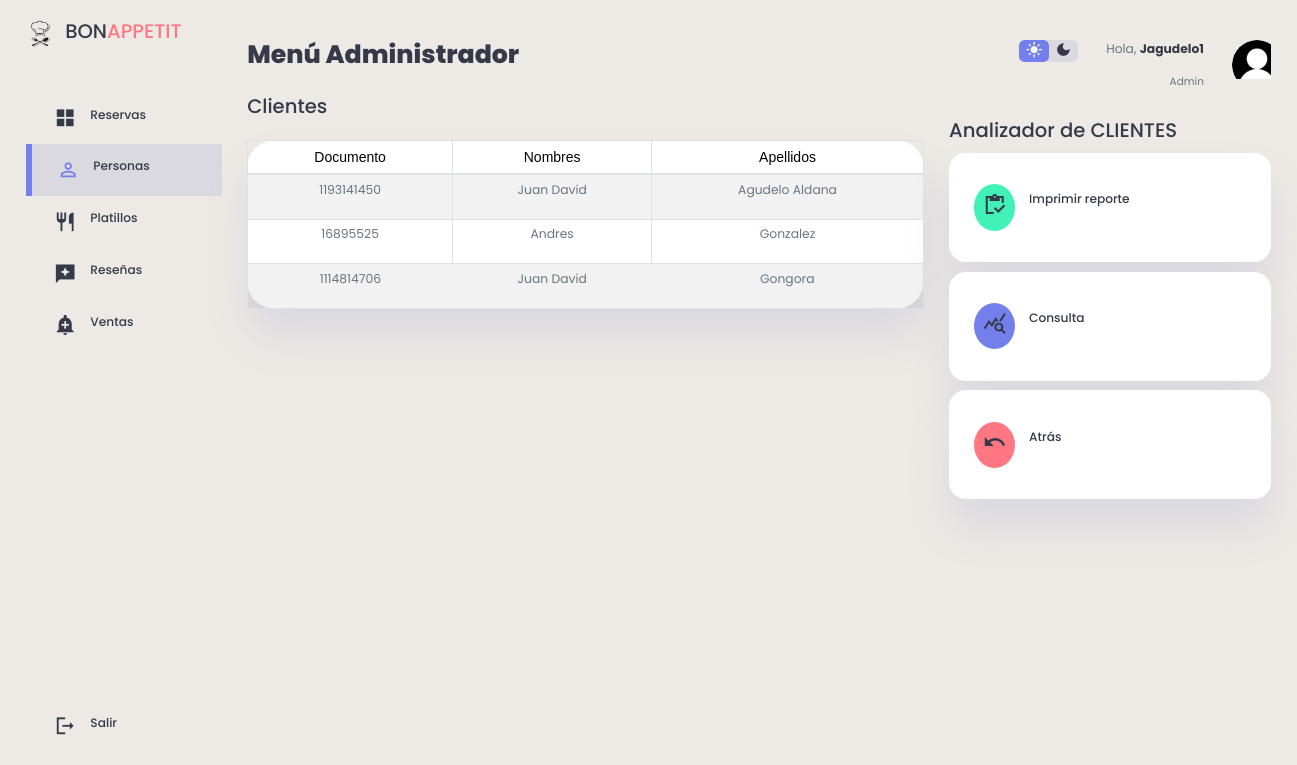
The app's page /clientes/nombres.php (signed in) with its own data.
### tables this page shows
CREATE TABLE `clientes` (
  `id_cliente` int(11) NOT NULL,
  `Documento` int(11) NOT NULL,
  `Nombres` varchar(100) DEFAULT NULL,
  `Apellidos` varchar(100) DEFAULT NULL,
  `Correo_Electronico` varchar(300) DEFAULT NULL,
  `Celular` varchar(11) NOT NULL,
  `Fecha` date DEFAULT NULL,
  `Usuario` varchar(100) DEFAULT NULL,
  `Contrasena` varchar(400) DEFAULT NULL,
  `Foto` mediumblob DEFAULT NULL,
  `id_rol` int(11) NOT NULL DEFAULT 2
);

### clientes/nombres.php (the view, shortened to what this page needs)
<?php
    include("../db/conexion.php");
    $datos= "SELECT * FROM clientes";
?>
<!DOCTYPE html>
<html lang="en">
<head>
    <link rel="stylesheet" href="https://cdnjs.cloudflare.com/ajax/libs/twitter-bootstrap/4.1.3/css/bootstrap.css">
    <link rel="stylesheet" href="https://cdn.datatables.net/1.10.20/css/dataTables.bootstrap4.min.css">
    <link href="https://cdnjs.cloudflare.com/ajax/libs/font-awesome/5.13.0/css/all.min.css" rel="stylesheet">
    <link rel="stylesheet"a href="../clientes/stylec.css">
</head>
<body>
<div class="content">
<div class="container1">
    <aside>
        <div class="top1">
            <div class="logo">
                <img src="./imag/icon.png">
                <h2>BON<span class="danger">APPETIT</span></h2>
            </div>
        </div>
        <div class="sidebar">
            <a href="../admin/admin.php">
                    <span class="material-icons-sharp">grid_view</span>
                    <h3>Reservas</h3>
            </a>
            <a href="../clientes/clientes.php"  class="active">
                <span class="material-icons-sharp">person_outline</span>
                <h3>Personas</h3>
            </a>
            <a href="../platillos/platillos.php">
                    <span class="material-icons-sharp">restaurant</span>
                    <h3>Platillos</h3>
               </a>
            <a href="../resenas/resenas.php">
                <span class="material-icons-sharp">reviews</span>
                <h3>Reseñas</h3>
            </a>
            <a href="../ventas/ventas.php">
                    <span class="material-icons-sharp">add_alert</span>
                    <h3>Ventas</h3>
                </a>
            <a href="../view/cerrar_sesion.php">
                <span class="material-icons-sharp">logout</span>
                <h3>Salir</h3>
            </a>
        </div>
    </aside>
    <main>
    <h1>Menú Administrador</h1>
        <br>
        <div class="recent-orders">
            <h2>Clientes</h2>
            <table id="tablax" border="0" cellspacing="5" cellpadding="5" class="table table-striped table-bordered" style="width:100%">
            <div class="container2" style="margin-top: 10px;padding: 5px">
                <thead>
                            <tr>
                                <td> <font face="Arial">Documento</font> </td>
                                <td> <font face="Arial">Nombres</font> </td>
                                <td> <font face="Arial">Apellidos</font> </td>
                            </tr>
                </thead>
            </div>
                <tbody>
                            <?php foreach ($conexion -> query($datos) as $row) {
                        ?>
                                <tr>
                                    <td><p><?php echo $row['Documento'] ?></p></td>
                                    <td><p><?php echo $row['Nombres'] ?></p></td>
                                    <td><p><?php echo $row['Apellidos'] ?></p></td>
                                </tr>
                        <?php
                        }
                    ?>
                </tbody>
        </table>
        </div>
    </main>
    <div class="right">
        <div class="top">
            <div class="theme-toggler">
                <span class="material-icons-sharp active">light_mode</span>
                <span class="material-icons-sharp">dark_mode</span>
            </div>
            <div class="profile">
                <div class="info">
                <p>Hola, <b><?php echo $_SESSION['usuario']; ?></b></p>
                    <small class="text-muted">Admin</small>
                </div>
                <div class="profile-photo">
                    <img src="./imag/user.png">
                </div>
            </div>
        </div>
        <div class="sales-analytics">
            <h2>Analizador de CLIENTES</h2>
            <div class="item customers">
                <div class="icon">
                    <a href="../reportesnom/index.php"> <span class="material-icons-sharp">inventory</span> </a>
                </div>
                <div class="right">
                    <div class="info">
                        <h3>Imprimir reporte</h3>
                    </div>
                </div>
            </div>
            <div class="item online">
                <div class="icon">
                    <a href="#"><span class="material-icons-sharp">query_stats</span></a>
                </div>
                <div class="right">
                    <div class="info">
                        <h3>Consulta</h3>
                    </div>
                </div>
            </div>
            <div class="item offline">
                <div class="icon">
                    <a href="../clientes/clientes.php"><span class="material-icons-sharp">undo</span></a>
                </div>
                <div class="right">
                    <div class="info">
                        <h3>Atrás</h3>
                    </div>
                </div>
            </div>
        </div>
    </div>
</div>
</div>
</body>
</html>

### clientes/stylec.css (style rules this page uses)
:root { --color-primary:#7380ec; --color-danger:#ff7782; --color-success:#41f1b6; --color-warning:#ffbb55; --color-white:#fff; --color-info-dark:#000000; --color-info-light: #dce1eb; --color-dark:#363949; --color-light:rgba(132,139,200,0.18); --color-primary-variant:#111e88; --color-dark-variant:#677483; --color-background:linear-gradient(to bottom, #EDEAE5, #EDEAE5); --color-tablas:#fff; --card-border-radius:2rem; --border-radius-1:0.4rem; --border-radius-2:0.8rem; --border-radius-3:1.2rem; --card-padding:1.8rem; --padding-1:1.2rem; --box-shadow: 0 2rem 3rem var(--color-light); }
* { margin:0; padding:0; outline:0; appearance:none; border:0; text-decoration:none; list-style:none; box-sizing:border-box; }
html { font-size:14px; }
body { width: 100vw; height: 107vh; font-family: poppins, sans-serif; font-size:0.88rem; background: var(--color-background); user-select: none; overflow-x: hidden; color: var(--color-dark); margin-top: 20px; }
.container1 { display: grid; width: 96%; margin: 0 auto; gap: 1.8rem; grid-template-columns: 14rem auto 23rem; }
a { color: var(--color-dark); }
th,td { padding: 0.4rem !important; }
img { width: 50px; height: 50px; border-radius: 50px; }
h1 { font-weight:800; font-size:1.8rem; }
h2 { font-size:1.4rem; }
h3 { font-size:0.87rem; color: var(--color-dark); }
small { font-size: 0.75rem; }
.profile-photo { width: 2.8rem; height: 2.8rem; overflow: hidden; }
.text-muted { color: var(--color-info-dark); }
p { color: var(--color-dark-variant); }
b { color: var(--color-dark); }
.danger { color: var(--color-danger); }
aside { height: 100vh; }
aside .logo { display: flex; gap: 0.8rem; }
aside .logo img { width: 2rem; height: 2rem; }
font { color: var(--color-info-dark); font-size: 1rem; margin-top: 10px; }
aside .sidebar { display: flex; flex-direction: column; height: 86vh; position: relative; top: 3rem; }
aside h3 { font-weight: 500; }
aside .sidebar a { display: flex; color: var(--color-info-dark); margin-left: 2rem; gap: 1rem; align-items: center; position: relative; height: 3.7rem; transition: all 300ms ease; }
aside .sidebar a span { font-size: 1.6rem; transition: all 300ms ease; color: var(--color-dark); }
aside .sidebar a:last-child { position: absolute; bottom: 2rem; width: 100%; }
aside .sidebar a.active { background: var(--color-light); color: var(--color-primary); margin-left: 0; }
aside .sidebar a.active::before { content: ""; width: 6px; height: 100%; background: var(--color-primary); }
aside .sidebar a.active span { color: var(--color-primary); margin-left: calc(1rem - 3px); }
main { margin-top: 1.4rem; }
main .recent-orders h2 { margin-bottom: 0.8rem; }
main .recent-orders table { background: var(--color-tablas); width: 100%; border-radius: var(--card-border-radius); padding: var(--card-padding); text-align: center; box-shadow: var(--box-shadow); transition: all 500ms ease; }
main table tbody { height: 30px; margin-top: -30px; }
main table tbody td { height: 2.8rem; border-bottom: 1px solid var(--color-light); color: var(--color-dark-variant); }
main table tbody tr:last-child td { border: none; }
.right { margin-top: 1.4rem; height: 50px; }
.right .top { display: flex; justify-content: end; gap: 2rem; }
.right .theme-toggler { background: var(--color-light); display: flex; justify-content: space-between; align-items: center; height: 1.6rem; width: 4.2rem; cursor: pointer; border-radius: var(--border-radius-1); }
.right .theme-toggler span { font-size: 1.2rem; width: 50%; height: 100%; display: flex; align-items: center; justify-content: center; }
.right .theme-toggler span.active { background: var(--color-primary); color: white; border-radius: var(--border-radius-1); }
.right .top .profile { display: flex; gap: 2rem; text-align: right; }
.right .sales-analytics { margin-top: 2rem; }
.right .sales-analytics h2 { margin-bottom: 0.8rem; }
.right .sales-analytics .item { background: var(--color-tablas); display: flex; align-items: center; gap: 1rem; margin-bottom: 0.7rem; padding: 1.4rem var(--card-padding); border-radius: var(--border-radius-3); box-shadow: var(--box-shadow); transition: all 300ms ease; }
.right .sales-analytics .item .icon { padding: 0.6rem; color: var(--color-tablas); border-radius: 50%; background: var(--color-primary); display: flex; }
.right .sales-analytics .item.offline .icon { background: var(--color-danger); }
.right .sales-analytics .item.customers .icon { background: var(--color-success); }
.content { display: none; }

### records on screen
clientes: Documento "1193141450", Nombres "Juan David", Apellidos "Agudelo Aldana"
clientes: Documento "16895525", Nombres "Andres", Apellidos "Gonzalez"
clientes: Documento "1114814706", Nombres "Juan David", Apellidos "Gongora"

### other values on screen
$_SESSION['usuario'] "Jagudelo1"
